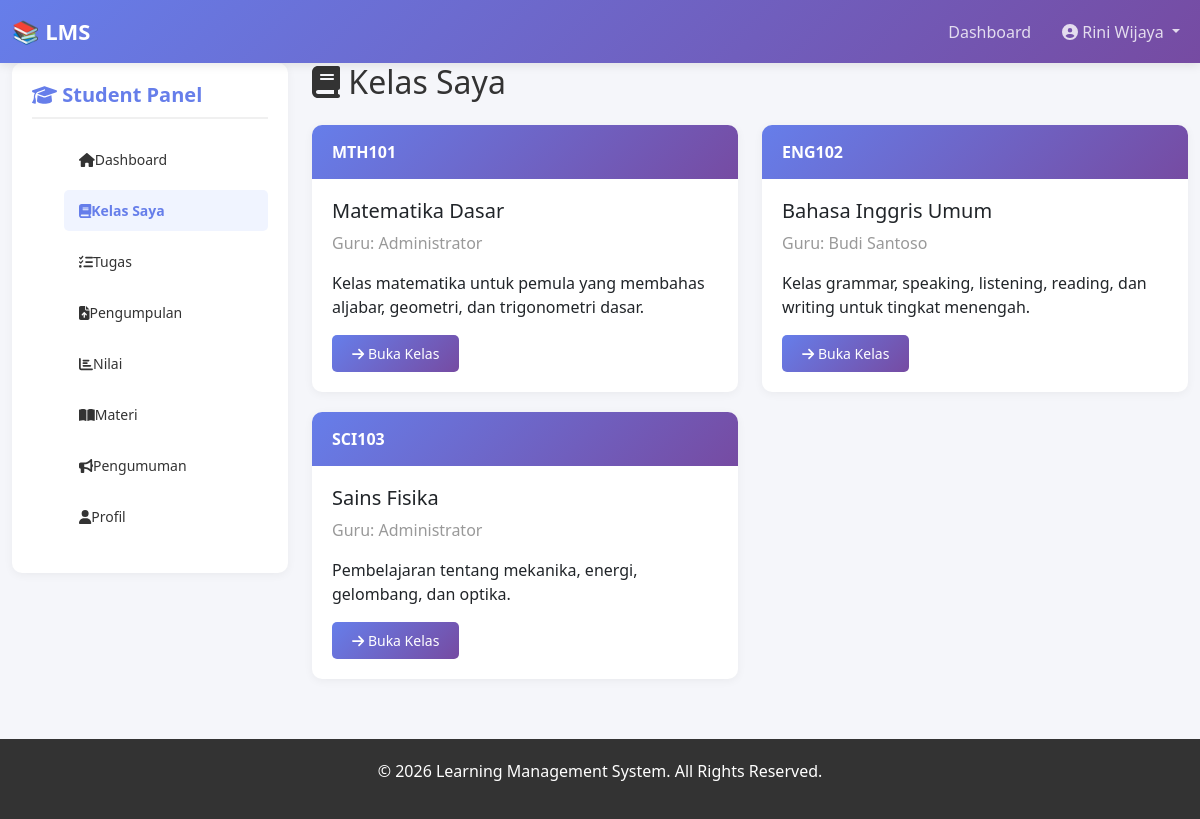
/student/classes.php (signed in), run on the app's committed database.
### tables this page shows
CREATE TABLE `classes` (
  `id` int(11) NOT NULL,
  `code` varchar(20) NOT NULL,
  `name` varchar(100) NOT NULL,
  `description` text DEFAULT NULL,
  `teacher_id` int(11) NOT NULL,
  `class_image` varchar(255) DEFAULT NULL,
  `status` enum('active','inactive') DEFAULT 'active',
  `created_at` timestamp NOT NULL DEFAULT current_timestamp(),
  `updated_at` timestamp NOT NULL DEFAULT current_timestamp() ON UPDATE current_timestamp()
);

CREATE TABLE `users` (
  `id` int(11) NOT NULL,
  `username` varchar(50) NOT NULL,
  `email` varchar(100) NOT NULL,
  `password` varchar(300) DEFAULT NULL,
  `full_name` varchar(100) NOT NULL,
  `phone` varchar(15) DEFAULT NULL,
  `role` enum('admin','teacher','student') NOT NULL,
  `avatar` varchar(255) DEFAULT NULL,
  `bio` text DEFAULT NULL,
  `status` enum('active','inactive') DEFAULT 'active',
  `created_at` timestamp NOT NULL DEFAULT current_timestamp(),
  `updated_at` timestamp NOT NULL DEFAULT current_timestamp() ON UPDATE current_timestamp()
);

### student/classes.php (the view, shortened to what this page needs)
<?php
require '../includes/config.php';
$student_id = $_SESSION['user_id'];
$classes_query = "SELECT c.* FROM classes c
                  JOIN class_members cm ON c.id = cm.class_id
                  WHERE cm.student_id = $student_id ORDER BY c.created_at DESC";
$classes = $conn->query($classes_query);
require '../includes/header.php';
?>
<div class="col-md-3 mb-4">
    <div class="sidebar">
        <h5><i class="fas fa-graduation-cap"></i> Student Panel</h5>
        <ul class="sidebar-menu">
            <li><a href="dashboard.php"><i class="fas fa-home"></i> Dashboard</a></li>
            <li><a href="classes.php" class="active"><i class="fas fa-book"></i> Kelas Saya</a></li>
            <li><a href="assignments.php"><i class="fas fa-tasks"></i> Tugas</a></li>
            <li><a href="submissions.php"><i class="fas fa-file-upload"></i> Pengumpulan</a></li>
            <li><a href="grades.php"><i class="fas fa-chart-bar"></i> Nilai</a></li>
            <li><a href="materials.php"><i class="fas fa-book-open"></i> Materi</a></li>
            <li><a href="announcements.php"><i class="fas fa-bullhorn"></i> Pengumuman</a></li>
            <li><a href="profile.php"><i class="fas fa-user"></i> Profil</a></li>
        </ul>
    </div>
</div>
<div class="col-md-9">
    <h2 class="mb-4"><i class="fas fa-book"></i> Kelas Saya</h2>
    <div class="row">
        <?php while ($class = $classes->fetch_assoc()):
            $teacher = $conn->query("SELECT full_name FROM users WHERE id = {$class['teacher_id']}")->fetch_assoc();
        ?>
            <div class="col-md-6">
                <div class="card">
                    <div class="card-header">
                        <strong><?php echo $class['code']; ?></strong>
                    </div>
                    <div class="card-body">
                        <h5><?php echo $class['name']; ?></h5>
                        <p class="text-muted">Guru: <?php echo $teacher['full_name']; ?></p>
                        <p><?php echo substr($class['description'], 0, 100); ?></p>
                        <a href="view_class.php?id=<?php echo $class['id']; ?>" class="btn btn-primary btn-sm">
                            <i class="fas fa-arrow-right"></i> Buka Kelas
                        </a>
                    </div>
                </div>
            </div>
        <?php endwhile; ?>
    </div>
</div>
<?php require '../includes/footer.php'; ?>

### assets/css/style.css (style rules this page uses)
* { margin: 0; padding: 0; box-sizing: border-box; }
body { font-family: 'Segoe UI', Tahoma, Geneva, Verdana, sans-serif; background-color: #f5f6fa; color: #333; }
.sidebar { background: white; border-radius: 10px; padding: 20px; box-shadow: 0 2px 10px rgba(0, 0, 0, 0.05); position: sticky; top: 20px; height: fit-content; }
.sidebar h5 { color: #667eea; font-weight: bold; margin-bottom: 20px; padding-bottom: 10px; border-bottom: 2px solid #f0f0f0; }
.sidebar-menu { list-style: none; }
.sidebar-menu li { margin-bottom: 10px; }
.sidebar-menu a { color: #333; text-decoration: none; display: flex; align-items: center; padding: 10px 15px; border-radius: 5px; transition: 0.3s; font-size: 14px; }
.sidebar-menu a:hover, .sidebar-menu a.active { background: #f0f4ff; color: #667eea; font-weight: bold; }
.card { border: none; border-radius: 10px; box-shadow: 0 2px 10px rgba(0, 0, 0, 0.05); transition: 0.3s; margin-bottom: 20px; }
.card-header { background: linear-gradient(135deg, #667eea 0%, #764ba2 100%); color: white; border: none; border-radius: 10px 10px 0 0 !important; padding: 15px 20px; font-weight: bold; }
.card-body { padding: 20px; }
.btn-primary { background: linear-gradient(135deg, #667eea 0%, #764ba2 100%); border: none; border-radius: 5px; padding: 8px 20px; transition: 0.3s; }
.text-muted { color: #999 !important; }

### data on the page
classes: code "MTH101", name "Matematika Dasar", teacher.full_name "Administrator", description "Kelas matematika untuk pemula yang membahas aljabar, geometri, dan trigonometri dasar."
classes: code "ENG102", name "Bahasa Inggris Umum", teacher.full_name "Budi Santoso", description "Kelas grammar, speaking, listening, reading, dan writing untuk tingkat menengah."
classes: code "SCI103", name "Sains Fisika", teacher.full_name "Administrator", description "Pembelajaran tentang mekanika, energi, gelombang, dan optika."

### other printed values
substr($full_name, 0, 20) "Rini Wijaya"
